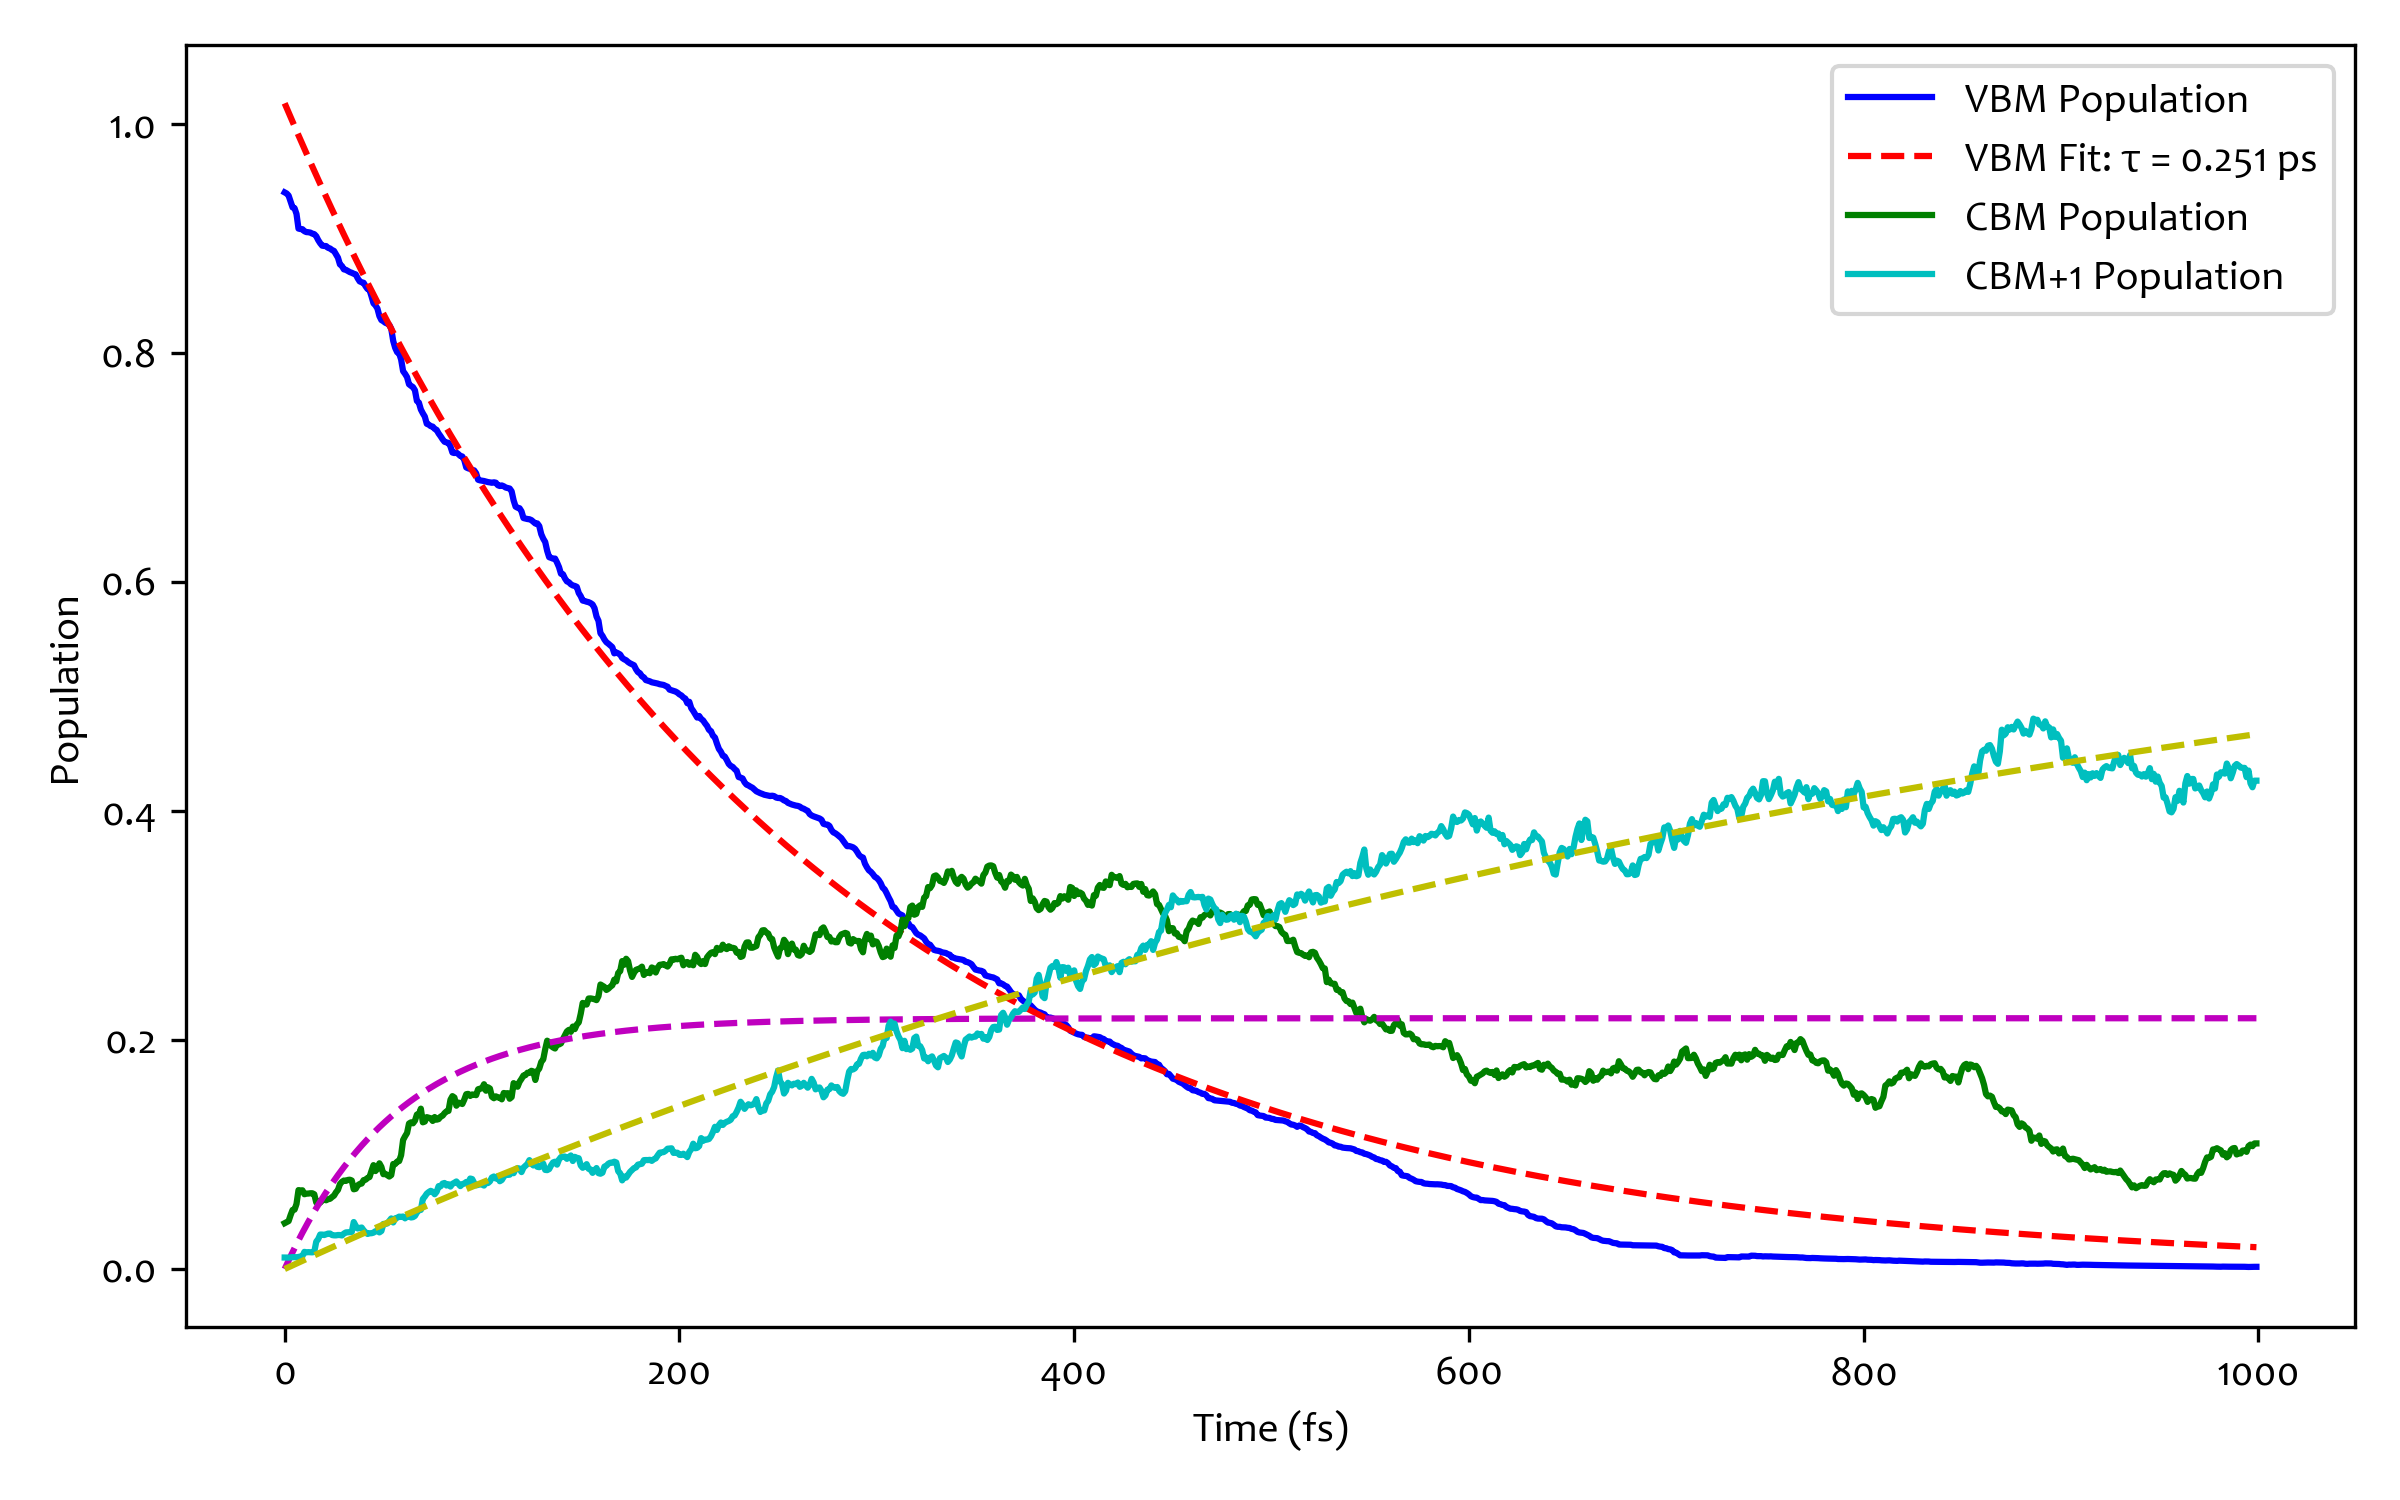

This chart was generated by the following Python code:
#!/usr/bin/env python3
# -*- coding: utf-8 -*-

import numpy as np
from glob import glob
import matplotlib.pyplot as plt
from scipy.optimize import curve_fit
import os

# Load SHPROP files
shprop_files = glob('SHPROP.*')
n_steps = 1000  # Adjust based on your NAMDTIME
dt = 1.0  # Timestep (fs) from POTIM

# Initialize arrays
pop_cbm = []  # Population of CBM
pop_cbm1 = []  # Population of CBM+1
pop_vbm = []   # Population of VBM

for file in shprop_files:
    data = np.loadtxt(file)
    pop_cbm.append(data[:n_steps, 3])  # Column 4 = CBM
    pop_cbm1.append(data[:n_steps, 4]) # Column 5 = CBM+1
    pop_vbm.append(data[:n_steps, 2])   # Column 3 = VBM

# Average across trajectories
avg_pop_cbm = np.mean(pop_cbm, axis=0)
avg_pop_cbm1 = np.mean(pop_cbm1, axis=0)
avg_pop_vbm = np.mean(pop_vbm, axis=0)
time = np.arange(n_steps) * dt  # Time axis in fs

# Define exponential decay function for VBM
def exponential_decay(t, tau, amplitude):
    return amplitude * np.exp(-t / tau)

# Define exponential growth function for CBM and CBM+1
def exponential_growth(t, tau, amplitude):
    return amplitude * (1 - np.exp(-t / tau))

# Fit VBM population decay
popt_vbm, pcov_vbm = curve_fit(exponential_decay, time, avg_pop_vbm, p0=[100, 1.0])
tau_vbm_fs = popt_vbm[0]
tau_vbm_ps = tau_vbm_fs * 1e-3
print(f"Relaxation time (VBM Population Decay): {tau_vbm_ps:.3f} ps")

# Fit CBM population growth
popt_cbm, pcov_cbm = curve_fit(exponential_growth, time, avg_pop_cbm, p0=[100, 1.0])
tau_cbm_fs = popt_cbm[0]
tau_cbm_ps = tau_cbm_fs * 1e-3

# Fit CBM+1 population growth
popt_cbm1, pcov_cbm1 = curve_fit(exponential_growth, time, avg_pop_cbm1, p0=[100, 1.0])
tau_cbm1_fs = popt_cbm1[0]
tau_cbm1_ps = tau_cbm1_fs * 1e-3

# Save VBM, CBM, and CBM+1 population data
np.savetxt('vbm_decay.dat', np.column_stack((time, avg_pop_vbm, exponential_decay(time, *popt_vbm))), header='Time(fs) Population Fitted_Population')

# Normalize the population
norm_pop_cbm = avg_pop_cbm / np.max(avg_pop_cbm)
norm_pop_cbm1 = avg_pop_cbm1 / np.max(avg_pop_cbm1)
norm_pop_vbm = avg_pop_vbm / avg_pop_vbm[0]

# Define normalized decay and growth functions
def exp_decay_fixed(t, tau):
    return np.exp(-t / tau)

def exp_growth_fixed(t, tau):
    return (1 - np.exp(-t / tau))

# Fit normalized VBM decay
tau_norm_vbm, _ = curve_fit(exp_decay_fixed, time, norm_pop_vbm, p0=[100])
tau_norm_vbm_ps = tau_norm_vbm[0] * 1e-3
print(f"Normalized Relaxation time (VBM Decay): {tau_norm_vbm_ps:.3f} ps")

# Fit normalized CBM growth
tau_norm_cbm, _ = curve_fit(exp_growth_fixed, time, norm_pop_cbm, p0=[100])
tau_norm_cbm_ps = tau_norm_cbm[0] * 1e-3

# Fit normalized CBM+1 growth
tau_norm_cbm1, _ = curve_fit(exp_growth_fixed, time, norm_pop_cbm1, p0=[100])
tau_norm_cbm1_ps = tau_norm_cbm1[0] * 1e-3

# Save normalized VBM, CBM, and CBM+1 population data
np.savetxt('vbm_normalized_decay.dat', np.column_stack((time, norm_pop_vbm, exp_decay_fixed(time, tau_norm_vbm[0]))), header='Time(fs) Normalized_Population Fitted_Population')
np.savetxt('cbm_normalized_growth.dat', np.column_stack((time, norm_pop_cbm, exp_growth_fixed(time, tau_norm_cbm[0]))), header='Time(fs) Normalized_Population Fitted_Population')
np.savetxt('cbm1_normalized_growth.dat', np.column_stack((time, norm_pop_cbm1, exp_growth_fixed(time, tau_norm_cbm1[0]))), header='Time(fs) Normalized_Population Fitted_Population')

# Combined plot for VBM decay and CBM, CBM+1 growth
plt.figure(figsize=(8, 5))
plt.plot(time, avg_pop_vbm, 'b-', label='VBM Population')
plt.plot(time, exponential_decay(time, *popt_vbm), 'r--', label=f'VBM Fit: τ = {tau_vbm_ps:.3f} ps')
plt.plot(time, avg_pop_cbm, 'g-', label='CBM Population')
plt.plot(time, exponential_growth(time, *popt_cbm), 'm--')
plt.plot(time, avg_pop_cbm1, 'c-', label='CBM+1 Population')
plt.plot(time, exponential_growth(time, *popt_cbm1), 'y--')
plt.xlabel('Time (fs)')
plt.ylabel('Population')
plt.legend()
plt.tight_layout()
plt.savefig('reverse_recomb.png', dpi=300)

# Combined plot for normalized CBM decay and VBM growth
plt.figure(figsize=(8, 5))
plt.plot(time, norm_pop_vbm, 'b-', label='Normalized VBM Population')
plt.plot(time, exp_decay_fixed(time, tau_norm_vbm[0]), 'r--', label=f'VBM Fit: τ = {tau_norm_vbm_ps:.3f} ps')
plt.plot(time, norm_pop_cbm, 'g-', label='Normalized CBM Population')
plt.plot(time, exp_growth_fixed(time, tau_norm_cbm[0]), 'm--')
plt.plot(time, norm_pop_cbm1, 'c-', label='Normalized CBM+1 Population')
plt.plot(time, exp_growth_fixed(time, tau_norm_cbm1[0]), 'y--')
plt.xlabel('Time (fs)')
plt.ylabel('Normalized Population')
plt.legend()
plt.tight_layout()
plt.savefig('reverse_recomb_norm.png', dpi=300)